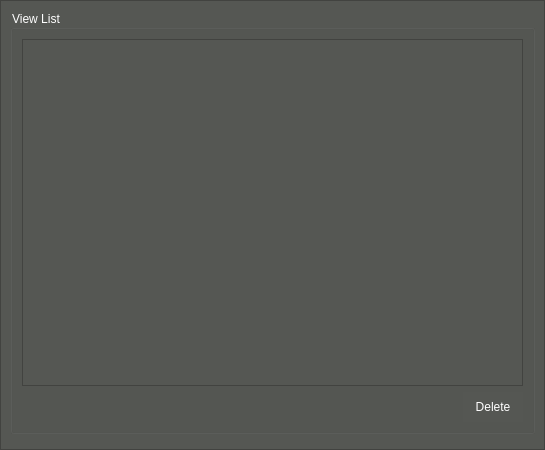
<?xml version="1.0" encoding="UTF-8"?>
<ui version="4.0">
 <class>VidViewConf</class>
 <widget class="QWidget" name="VidViewConf">
  <property name="geometry">
   <rect>
    <x>0</x>
    <y>0</y>
    <width>545</width>
    <height>450</height>
   </rect>
  </property>
  <property name="minimumSize">
   <size>
    <width>0</width>
    <height>0</height>
   </size>
  </property>
  <property name="maximumSize">
   <size>
    <width>16777215</width>
    <height>16777215</height>
   </size>
  </property>
  <property name="windowTitle">
   <string>Form</string>
  </property>
  <property name="styleSheet">
   <string notr="true">background-color: rgb(85, 87, 83);
color: rgb(255, 255, 255);</string>
  </property>
  <layout class="QVBoxLayout" name="verticalLayout_3">
   <property name="spacing">
    <number>0</number>
   </property>
   <property name="leftMargin">
    <number>0</number>
   </property>
   <property name="topMargin">
    <number>0</number>
   </property>
   <property name="rightMargin">
    <number>0</number>
   </property>
   <property name="bottomMargin">
    <number>0</number>
   </property>
   <item>
    <widget class="QScrollArea" name="scrollArea">
     <property name="widgetResizable">
      <bool>true</bool>
     </property>
     <widget class="QWidget" name="scrollAreaWidgetContents">
      <property name="geometry">
       <rect>
        <x>0</x>
        <y>0</y>
        <width>543</width>
        <height>448</height>
       </rect>
      </property>
      <layout class="QVBoxLayout" name="verticalLayout_4">
       <item>
        <layout class="QHBoxLayout" name="horizontalLayout">
         <property name="spacing">
          <number>10</number>
         </property>
         <item>
          <widget class="QGroupBox" name="groupBox">
           <property name="title">
            <string>View List</string>
           </property>
           <layout class="QVBoxLayout" name="verticalLayout_2">
            <item>
             <widget class="QTableWidget" name="tableWidget">
              <property name="layoutDirection">
               <enum>Qt::LeftToRight</enum>
              </property>
              <property name="sizeAdjustPolicy">
               <enum>QAbstractScrollArea::AdjustToContents</enum>
              </property>
              <property name="editTriggers">
               <set>QAbstractItemView::NoEditTriggers</set>
              </property>
              <property name="selectionMode">
               <enum>QAbstractItemView::SingleSelection</enum>
              </property>
              <property name="selectionBehavior">
               <enum>QAbstractItemView::SelectRows</enum>
              </property>
              <property name="textElideMode">
               <enum>Qt::ElideMiddle</enum>
              </property>
              <property name="verticalScrollMode">
               <enum>QAbstractItemView::ScrollPerItem</enum>
              </property>
              <property name="horizontalScrollMode">
               <enum>QAbstractItemView::ScrollPerItem</enum>
              </property>
              <property name="gridStyle">
               <enum>Qt::SolidLine</enum>
              </property>
              <property name="sortingEnabled">
               <bool>false</bool>
              </property>
              <property name="wordWrap">
               <bool>false</bool>
              </property>
              <property name="cornerButtonEnabled">
               <bool>false</bool>
              </property>
              <property name="columnCount">
               <number>3</number>
              </property>
              <attribute name="horizontalHeaderVisible">
               <bool>false</bool>
              </attribute>
              <attribute name="horizontalHeaderCascadingSectionResizes">
               <bool>false</bool>
              </attribute>
              <attribute name="horizontalHeaderDefaultSectionSize">
               <number>120</number>
              </attribute>
              <attribute name="horizontalHeaderHighlightSections">
               <bool>true</bool>
              </attribute>
              <attribute name="horizontalHeaderMinimumSectionSize">
               <number>50</number>
              </attribute>
              <attribute name="horizontalHeaderStretchLastSection">
               <bool>true</bool>
              </attribute>
              <attribute name="verticalHeaderVisible">
               <bool>false</bool>
              </attribute>
              <attribute name="verticalHeaderHighlightSections">
               <bool>true</bool>
              </attribute>
              <attribute name="verticalHeaderStretchLastSection">
               <bool>false</bool>
              </attribute>
              <column>
               <property name="text">
                <string/>
               </property>
              </column>
              <column>
               <property name="text">
                <string>Name</string>
               </property>
              </column>
              <column>
               <property name="text">
                <string>Layout</string>
               </property>
              </column>
             </widget>
            </item>
            <item>
             <layout class="QGridLayout" name="gridLayout_3">
              <property name="horizontalSpacing">
               <number>20</number>
              </property>
              <property name="verticalSpacing">
               <number>0</number>
              </property>
              <item row="0" column="2">
               <widget class="QPushButton" name="pbDelete">
                <property name="minimumSize">
                 <size>
                  <width>60</width>
                  <height>30</height>
                 </size>
                </property>
                <property name="maximumSize">
                 <size>
                  <width>60</width>
                  <height>30</height>
                 </size>
                </property>
                <property name="styleSheet">
                 <string notr="true">QPushButton { 
border:none;
color:white;
background-image: url(:/action/resources/button.png);}
QPushButton:hover {
	background-image: url(:/action/resources/buttonpress.png);}
QPushButton:pressed {
	background-image: url(:/action/resources/button.png);}</string>
                </property>
                <property name="text">
                 <string>Delete</string>
                </property>
                <property name="iconSize">
                 <size>
                  <width>60</width>
                  <height>40</height>
                 </size>
                </property>
               </widget>
              </item>
              <item row="0" column="1">
               <spacer name="horizontalSpacer_3">
                <property name="orientation">
                 <enum>Qt::Horizontal</enum>
                </property>
                <property name="sizeHint" stdset="0">
                 <size>
                  <width>40</width>
                  <height>20</height>
                 </size>
                </property>
               </spacer>
              </item>
             </layout>
            </item>
           </layout>
          </widget>
         </item>
        </layout>
       </item>
       <item>
        <widget class="QWidget" name="Search" native="true"/>
       </item>
      </layout>
     </widget>
    </widget>
   </item>
  </layout>
 </widget>
 <resources>
  <include location="../../main/vscmainwindows.qrc"/>
 </resources>
 <connections/>
</ui>
